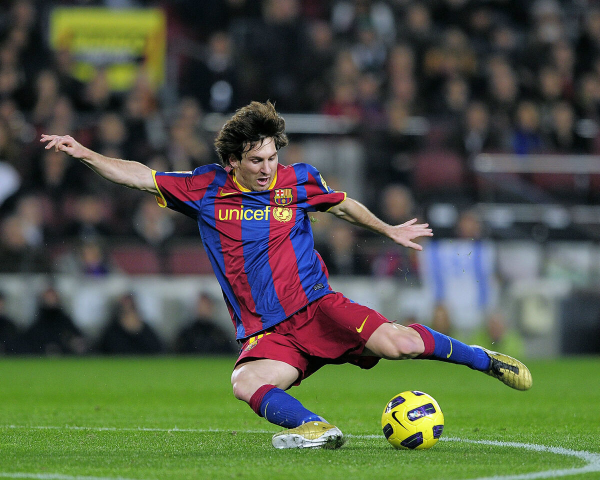
#> input picture OpenCV/3 Image Processing in OpenCV/16 - Interactive Foreground Extraction using GrabCut Algo/messi5.jpg, 1200 x 960 px (shown at 1/2 size)
$ python grabcut_with_new_mask_layer.py
#> lines starting #> are read from the running program, lines starting #| are printed output that depends on the picture; after the words box and inside, x2 and y2 are one past the last pixel; in counts of white or black regions, pixels touching at a corner belong together
import numpy as np
import cv2 as cv
from matplotlib import pyplot as plt

im = cv.imread('messi5.jpg')
#> im is the input picture: shape (960, 1200, 3); mean B, G, R 70.8, 88.5, 82.1
assert im is not None, "file could not be read, check with os.path.exists()"
img = cv.cvtColor(im,cv.COLOR_BGR2RGB)
mask = np.zeros(img.shape[:2],np.uint8)

bgdModel = np.zeros((1,65),np.float64)
fgdModel = np.zeros((1,65),np.float64)

rect = (70,188,1088,920) # (x,y, - x,y)
cv.grabCut(img,mask,rect,bgdModel,fgdModel,5,cv.GC_INIT_WITH_RECT)

mask2 = np.where((mask==2)|(mask==0),0,1).astype('uint8')
img = img*mask2[:,:,np.newaxis]
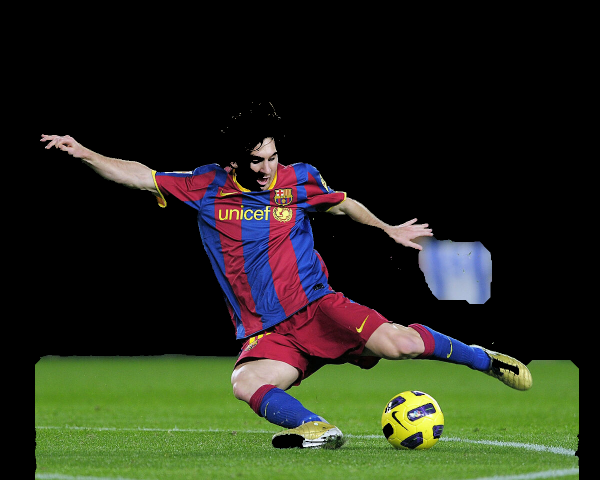
#> img: shape (960, 1200, 3) (shown at 1/2 size); mean R, G, B 38.4, 42.5, 28.4

# adding the new mask as shown in the opencv tut has caused a bit of a problem
# alot of tweaking will be needed to get the image cropped right
# https://docs.opencv.org/4.x/d8/d83/tutorial_py_grabcut.html

# new mask is the mask img manually labelled/created
newmask = cv.imread('mask.jpg', cv.IMREAD_GRAYSCALE)
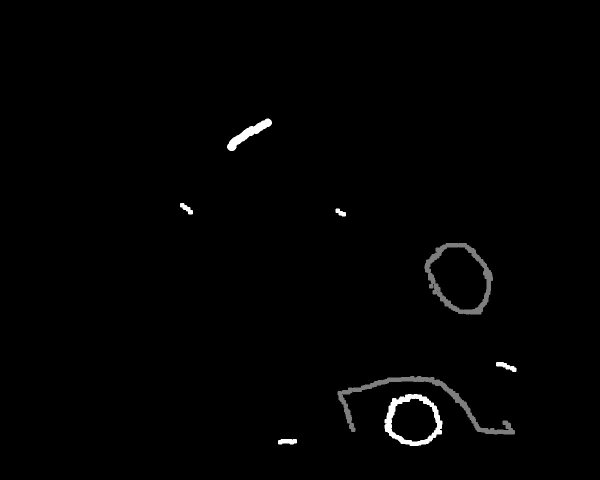
#> input picture OpenCV/3 Image Processing in OpenCV/16 - Interactive Foreground Extraction using GrabCut Algo/mask.jpg, 1200 x 960 px (shown at 1/2 size)
#> newmask is the input picture: shape (960, 1200); min 0, max 255, mean 2.5
assert newmask is not None, "file could not be read, check with os.path.exists()"

# wherever it is marked white (sure foreground), change mask=1
# wherever it is marked black (sure background), change mask=0
mask[newmask == 0] = 0
mask[newmask == 255] = 1

mask, bgdModel, fgdModel = cv.grabCut(img,mask,None,bgdModel,fgdModel,5,cv.GC_INIT_WITH_MASK)
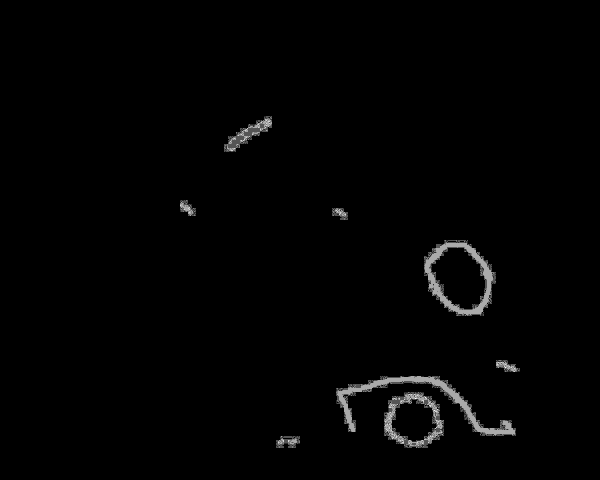
#> mask: shape (960, 1200) (shown at 1/2 size); min 0, max 3, mean 0.0354; drawn with min black and max white

mask = np.where((mask==2)|(mask==0),0,1).astype('uint8')
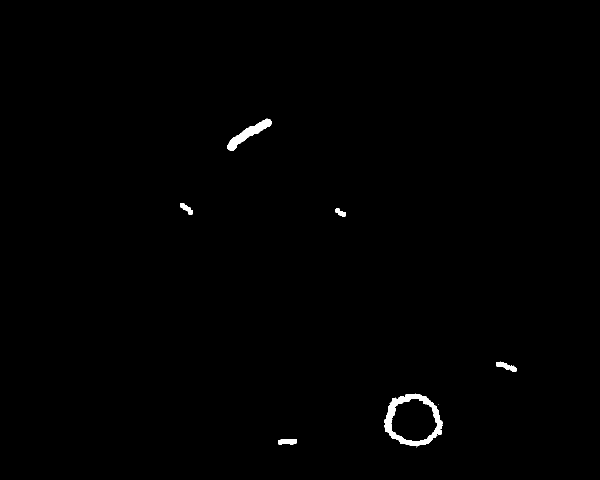
#> mask: shape (960, 1200) (shown at 1/2 size); values 0 (black) and 1 (white), 0.55% white; 8 white regions (2 under 20 px), largest, box (x1, y1, x2, y2) and area: (768, 787, 886, 895) 3442, (454, 237, 544, 302) 1667, (992, 723, 1033, 744) 387, (556, 878, 594, 889) 356, (360, 406, 386, 429) 274, (671, 417, 692, 433) 194
img = img*mask[:,:,np.newaxis]
plt.imshow(img),plt.colorbar(),plt.show()
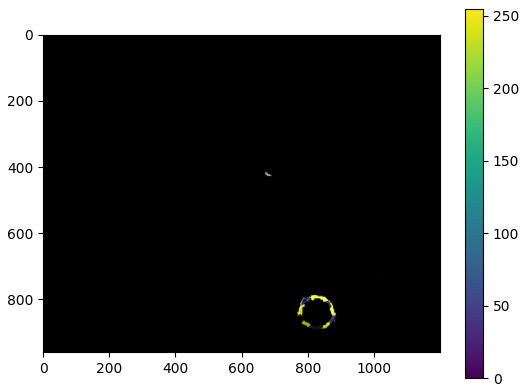
#> figure drawn by matplotlib, 2 panels
